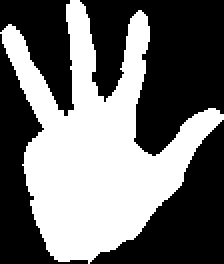
#> input picture Dataset/Digits/9/1.png, 112 x 132 px, found by its file name (shown 2 times larger)
$ python test_face_eliminator.py   (older library calls are emulated)
#> lines starting #> are read from the running program, lines starting #| are printed output that depends on the picture; after the words box and inside, x2 and y2 are one past the last pixel; in counts of white or black regions, pixels touching at a corner belong together
### utils.py
import cv2, numpy as np
from math import ceil


'''
* These variables form part of the logic that is used for stabilizing the stream of signs
* From a stream of most recent `maxQueueSize` signs, the sign that has occured most frequently
*   with frequency > `minModality` is considered as the consistent sign
'''
preds = []          # This is used as queue for keeping track of last `maxQueueSize` signs for finding out the consistent sign
maxQueueSize = 15   # This is the max size of queue `preds`
noOfSigns = 128     # This is the domain of the values present in the queue `preds`
minModality = int(maxQueueSize/2)   # This is the minimum number of times a sign must be present in `preds` to be declared as consistent


def get_my_hand(image_skin_mask):
    """
    ### Hand extractor
    __DO NOT INCLUDE YOUR FACE IN THE `image_skin_mask`__
    Provide an image where skin areas are represented by white and black otherwise.
    This function does the hardwork of finding your hand area in the image.
    Returns: *(image)* Your hand, *(hand_contour)*.
    """
    _,contours,_ = cv2.findContours(image_skin_mask,cv2.RETR_TREE,cv2.CHAIN_APPROX_SIMPLE)
    length = len(contours)
    maxArea = -1
    ci = -1
    if length > 0:
        for i in range(length):
            temp = contours[i]
            area = cv2.contourArea(temp)
            if area > maxArea:
                maxArea = area
                ci = i
    if ci == -1:
        return [ False, None, None  ]
    x,y,w,h = cv2.boundingRect(contours[ci])
    # hand = np.zeros((image_skin_mask.shape[1], image_skin_mask.shape[0], 1), np.uint8)
    # cv2.drawContours(hand, contours, ci, 255, cv2.FILLED)
    # _,hand = cv2.threshold(hand[y:y+h,x:x+w], 127,255,0)
    hand = image_skin_mask[y:y+h,x:x+w]

    return [ True, hand, contours[ci] ]


# [150 lines left out: functions extract_features, predictSign, addToQueue, getConsistentSign, displayTextOnWindow, displaySignOnImage and 1 more, not called in this run]

### test_face_eliminator.py
#!/usr/bin/env python3
# -*- coding: utf-8 -*-
"""
Testing face eliminator
"""

import numpy as np
import cv2
import matplotlib.pyplot as plt

import os
dir_path = os.path.dirname(os.path.realpath(__file__))
import sys
sys.path.insert(0, dir_path+"/Modules")
import FaceEliminator
import utils


#Loading the image to be tested
test_image = cv2.imread('/home/aarav/Desktop/1.png')
#> test_image is the input picture: shape (132, 112, 3); 43.6% white; 1 white region, box (x1, y1, x2, y2) and area: (0, 0, 112, 132) 6449


def segment(src_img):
    """
    ### Segment skin areas from hand using a YCrCb mask.

    This function returns a mask with white areas signifying skin and black areas otherwise.

    Returns: mask
    """

    import cv2
    from numpy import array, uint8

    blurred_img = cv2.GaussianBlur(src_img,(5,5),0)
    blurred_img = cv2.medianBlur(blurred_img,5)
    blurred_img = cv2.cvtColor(blurred_img, cv2.COLOR_BGR2YCrCb)
    lower = array([0,137,100], uint8)
    upper = array([255,200,150], uint8)
    mask = cv2.inRange(blurred_img, lower, upper)
    open_kernel = cv2.getStructuringElement(cv2.MORPH_CROSS, (5,5))
    close_kernel = cv2.getStructuringElement(cv2.MORPH_CROSS, (7,7))
    mask = cv2.morphologyEx(mask, cv2.MORPH_OPEN, open_kernel)
    mask = cv2.morphologyEx(mask, cv2.MORPH_CLOSE, close_kernel)
    return mask


def a():
    haar_cascade_face = cv2.CascadeClassifier('/home/aarav/Desktop/MajorProject/Models/haarcascade_frontalface_default.xml')
    gray = cv2.cvtColor(test_image, cv2.COLOR_BGR2GRAY)
    mask1 = segment(test_image)
    plt.imshow(mask1)
    rects = haar_cascade_face.detectMultiScale(gray, scaleFactor = 1.2, minNeighbors = 5);
    maxArea1 = 0
    faceRect = -1
    foundFace = False
    for (x,y,w,h) in rects:
        if w*h > maxArea1:
            maxArea1 = w*h
            faceRect = (x,y,w,h)
            foundFace = True


    for (x,y,w,h) in rects:

        cv2.rectangle(test_image, (x, y), (x+w, y+h), (0, 255, 0), 2)
    plt.imshow(convertToRGB(test_image))
    mask1 = FaceEliminator.eliminateFace(mask1, foundFace, faceRect)
    plt.imshow(mask1)


test_image = cv2.resize(test_image,(284,284))
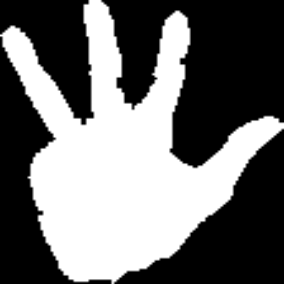
#> test_image: shape (284, 284, 3); min 0, max 255, mean 111.2
mask1 = segment(test_image)
#> in segment, `blurred_img = cv2.GaussianBlur(src_img,(5,5),0)`:
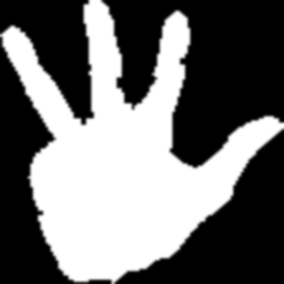
#> blurred_img: shape (284, 284, 3); min 0, max 255, mean 111.2
#> in segment, `blurred_img = cv2.cvtColor(blurred_img, cv2.COLOR_BGR2YCrCb)`: blurred_img: shape (284, 284, 3); mean of channels 0, 1, 2 111.3, 128, 128
#> in segment, `mask = cv2.inRange(blurred_img, lower, upper)`: mask: shape (284, 284); every value is 0
plt.imshow(mask1, cmap='gray')
handFound, hand, contours_of_hand = utils.get_my_hand(mask1)
#> in get_my_hand, `_,contours,_ = cv2.findContours(image_skin_mask,cv2.RETR_TREE,cv2.CHAI..`: contours = []
#> in get_my_hand, `length = len(contours)`: length = 0
#> handFound = False
#> (the run stopped early here; a loop or call above may not have finished)
